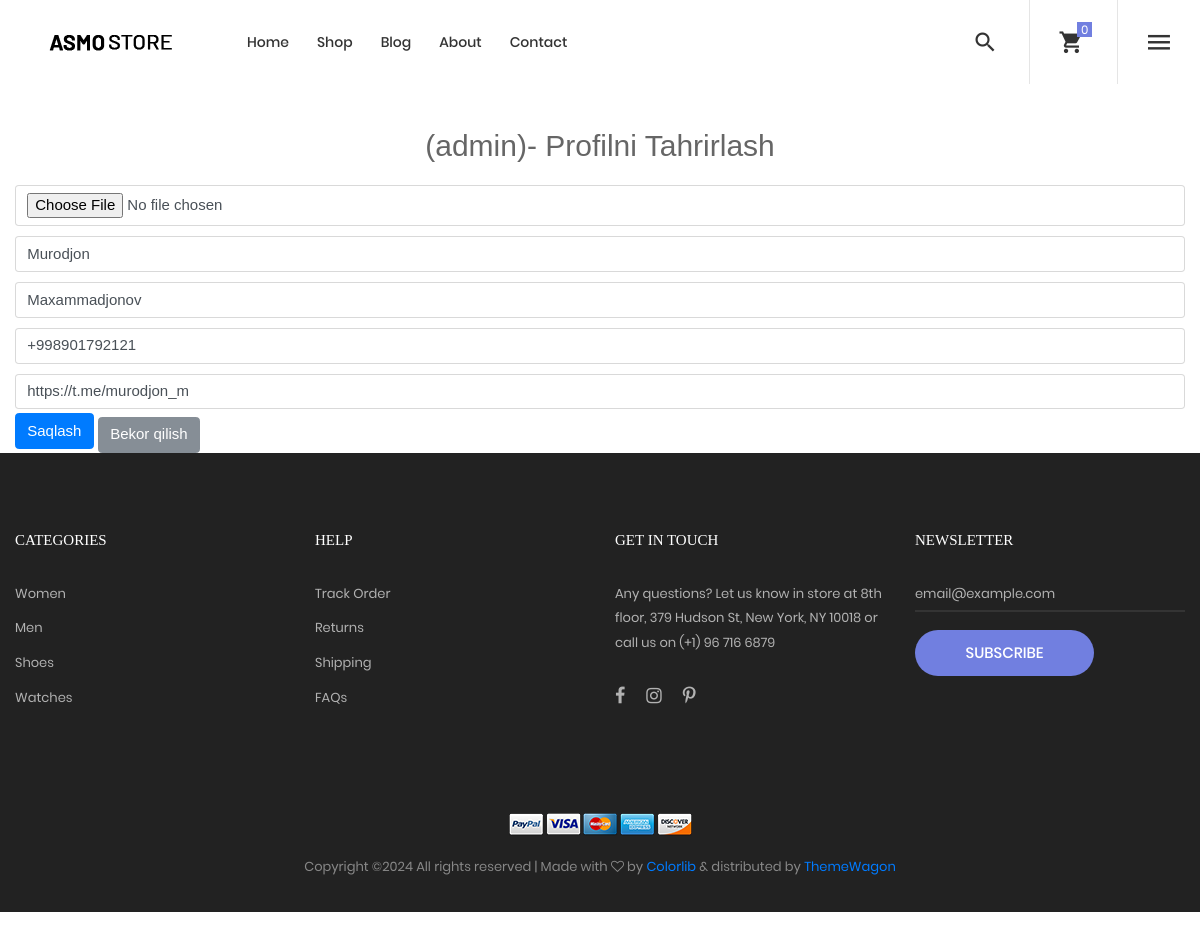
Screenshot of /user-profile-edit/admin/ (signed in) with the database file from the repository.
### asmo/models.py (models this page shows, shortened)
class UserProfile(models.Model):
    photo = models.ImageField(upload_to='img_users/', null=True, blank=True, verbose_name='Rasm')
    user = models.OneToOneField(User, on_delete=models.CASCADE, verbose_name='Foydalanuvchi')
    first_name = models.CharField(max_length=30, null=True, blank=True, verbose_name='Ism')
    last_name = models.CharField(max_length=30, null=True, blank=True, verbose_name='Familiya')
    phone = models.CharField(max_length=20, null=True, blank=True, verbose_name='Telefon')
    telegram = models.URLField(null=True, blank=True, verbose_name='Telegram')
    class Meta:
        verbose_name = 'Foydalanuvchi profili'
        verbose_name_plural = 'Foydalanuvchi profillari'

### asmo/views.py (the view)
# urls.py: path('user-profile-edit/<str:username>/', views.user_profile_edit, name='user_profile_edit'),
def user_profile_edit(request, username):
    user = get_object_or_404(User, username=username)
    user_profile, created = UserProfile.objects.get_or_create(user=user)
    if request.user != user:
        messages.error(request, f'{user.username}, siz faqat o\'z profilingizni tahrirlay olasiz.')
        return redirect('login')
    else:
        if request.method == 'POST':
            form = UserProfileForm(request.POST, request.FILES, instance=user_profile)
            if form.is_valid():
                form.save()
                messages.success(request, 'Profil muvaffaqiyatli yangilandi.')
                return redirect('user_profile', username=user.username)
        else:
            form = UserProfileForm(instance=user_profile)
    context = {
        'form': form,
        'title': f'{user.username} - Profilni Tahrirlash'
    }
    return render(request, 'asmo/profile_edit.html', context)

### asmo/templates/asmo/profile_edit.html (shortened to what this page needs)
{% extends 'base.html' %}
{% load static %}
{% block main %}
<div class="container mt-5">
    <h2 class="text-center mb-4">{{ user.first_name }} {{ user.last_name }} ({{user.username}})- Profilni
        Tahrirlash</h2>
    <form method="post" enctype="multipart/form-data">
        {{ form.photo }}
        {{ form.first_name }}
        {{ form.last_name }}
        {{ form.phone }}
        {{ form.telegram }}
        <button type="submit" class="btn btn-primary">Saqlash</button>
        <a href="{% url 'user_profile' user.username %}" class="btn btn-secondary mt-2">Bekor qilish</a>
    </form>
</div>
{% endblock main %}

### static/css/main.css (style rules this page uses)
.container { max-width: 1380px; }
@media (max-width: 1600px) { .container { max-width: 1200px; } }

### rows the page displays
UserProfile: first_name "Murodjon", last_name "Maxammadjonov", phone "+998901792121", telegram "https://t.me/murodjon_m"

### other values shown
{{ user.username }} "admin"
